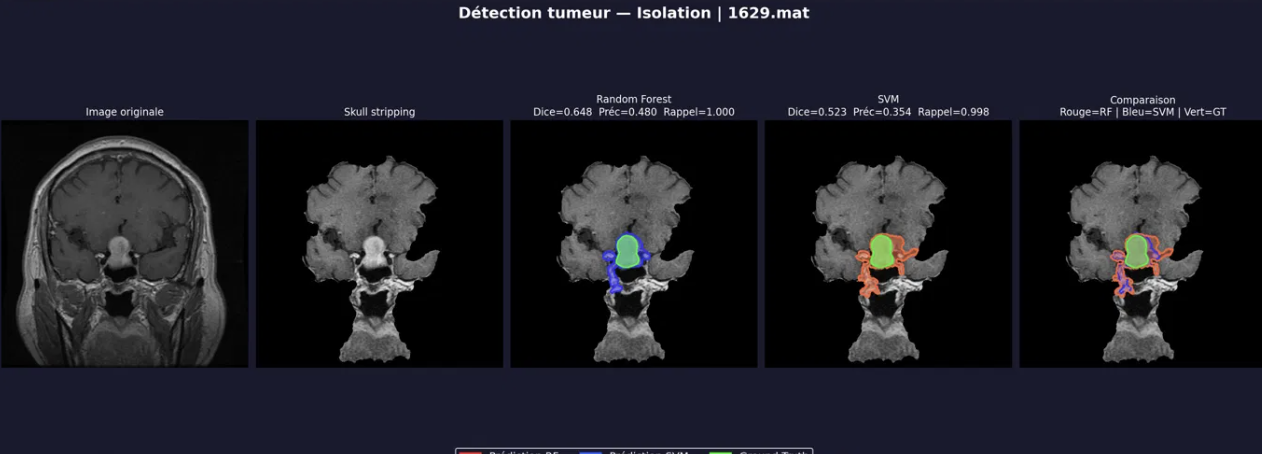
#> input picture script/1629.png, 1262 x 454 px; its folder holds only this picture in this run
$ python -i Segmentation_282.py   (imports and definitions only)
#> lines starting #> are read from the running program, lines starting #| are printed output that depends on the picture; after the words box and inside, x2 and y2 are one past the last pixel; in counts of white or black regions, pixels touching at a corner belong together
"""
Script de skull stripping pour coupes CORONALES FRONTALES.
Méthode : Active Contour / Snake (vu en cours TNI ESEO).

Stratégie :
  1. Otsu + érosion → masque tête pour localiser le cerveau
  2. Initialisation ellipse dans la moitié SUPÉRIEURE de la tête
     → le snake ne peut pas descendre sur le visage
  3. Snake converge vers les bords du crâne
  4. Remplissage du contour final → masque cerveau plein
"""

import h5py
import numpy as np
import os
import matplotlib.pyplot as plt
from scipy.ndimage import binary_fill_holes, gaussian_filter
from skimage.segmentation import active_contour
from skimage.filters import threshold_otsu, gaussian
from skimage.morphology import closing, opening, disk, erosion
from skimage.measure import label, regionprops
from skimage.draw import polygon

# ─── PARAMÈTRES ──────────────────────────────────────────────────────────────
DOSSIER_BASE = "/Users/loeuljeanpierre/Library/Mobile Documents/com~apple~CloudDocs/Documents/2-ESEO/2-2eAnnee/8-TNI/5-Projet/Dataset/1512427/brainTumorDataPublic_1-766"
# brainTumorDataPublic_767-1532
# brainTumorDataPublic_1-766
FICHIERS_TEST = [
    "282.mat",
]

# 1475

SIGMA = 5


# ─── UTILITAIRES ─────────────────────────────────────────────────────────────

def normaliser(img):
    return (img - img.min()) / (img.max() - img.min() + 1e-8)


def _masque_tete(img_lisse):
    thresh  = threshold_otsu(img_lisse)
    binaire = img_lisse > thresh * 0.5
    binaire = closing(binaire, disk(8))
    binaire = binary_fill_holes(binaire)
    etiq    = label(binaire)
    props   = regionprops(etiq)
    if not props:
        return binaire
    masque = etiq == max(props, key=lambda p: p.area).label
    return binary_fill_holes(masque)


def contour_vers_masque(snake, H, W):
    """Convertit le contour snake (N×2) en masque binaire rempli."""
    rr, cc  = polygon(snake[:, 0], snake[:, 1], shape=(H, W))
    masque  = np.zeros((H, W), dtype=bool)
    masque[rr, cc] = True
    return binary_fill_holes(masque)


# ─── SKULL STRIPPING CORONALE — SNAKE ────────────────────────────────────────

def skull_strip_coronale(img_n, sigma=SIGMA):
    """
    Skull stripping coupe coronale par Active Contour (Snake).

    Initialisation : ellipse dans la moitié supérieure de la tête
    → le contour actif converge vers le crâne osseux
    → ne descend pas sur le visage/cou car initialisé trop haut

    Paramètres Snake (selon cours TNI) :
    - alpha : élasticité (force interne) — maintient le contour lisse
    - beta  : rigidité (force interne)  — évite les oscillations
    - gamma : vitesse de convergence
    """
    H, W = img_n.shape

    # 1. Lissage pour réduire le bruit avant le snake
    img_lisse = gaussian_filter(img_n, sigma=sigma)

    # 2. Masque tête entière → boîte englobante du cerveau
    masque_tete  = _masque_tete(img_lisse)
    prop         = max(regionprops(label(masque_tete)), key=lambda p: p.area)
    min_row, min_col, max_row, max_col = prop.bbox
    hauteur_tete = max_row - min_row
    largeur_tete = max_col - min_col
    cx_tete      = (min_col + max_col) / 2

    # 3. Centre de l'ellipse = dans la moitié supérieure de la tête
    #    Assez bas pour couvrir tout le cerveau incluant les lobes temporaux
    cy_ellipse = min_row + hauteur_tete * 0.42
    cx_ellipse = cx_tete

    # Demi-axes : couvre ~85% de la largeur et ~65% de la hauteur cérébrale
    a_axe = largeur_tete * 0.42   # demi-axe horizontal — plus large
    b_axe = hauteur_tete * 0.38   # demi-axe vertical — plus grand pour couvrir les lobes

    # 4. Initialisation du contour en ellipse (400 points comme dans le cours)
    t            = np.linspace(0, 2 * np.pi, 400)
    ellipse_init = np.array([
        cy_ellipse + b_axe * np.sin(t),   # coordonnées lignes (y)
        cx_ellipse + a_axe * np.cos(t)    # coordonnées colonnes (x)
    ]).T

    # 5. Lissage de l'image pour le snake (améliore les gradients)
    img_snake = gaussian(img_n, sigma=2.0)

    # 6. Active Contour (Snake) — paramètres du cours TNI
    # np.errstate supprime les warnings numériques connus de skimage/active_contour
    import warnings
    with np.errstate(divide='ignore', over='ignore', invalid='ignore'),          warnings.catch_warnings():
        warnings.simplefilter("ignore", RuntimeWarning)
        snake = active_contour(
            img_snake,
            ellipse_init,
            alpha=0.05,      # élasticité : faible → suit les bords irréguliers
            beta=10.0,       # rigidité : élevée → contour lisse
            gamma=0.001,     # vitesse de convergence
            max_num_iter=500,
            convergence=0.001
        )

    # 7. Convertir le contour en masque binaire rempli
    masque_snake = contour_vers_masque(snake, H, W)

    # 8. Intersection avec le masque tête (sécurité : évite de déborder)
    masque_cerveau = masque_snake & masque_tete

    # 9. ✨ Retirer l'os cortical brillant (blanc sur les bords)
    #    L'os a une intensité > p88 de la tête → on l'exclut du masque
    p88 = np.percentile(img_n[masque_tete], 96)
    masque_cerveau = masque_cerveau & (img_n < p88)

    # 10. Érosion légère → retire la fine couche de crâne résiduelle
    rayon = max(3, int(min(hauteur_tete, largeur_tete) * 0.03))
    masque_cerveau = erosion(masque_cerveau, disk(rayon))

    # 11. Garder uniquement le plus grand composant = cerveau
    etiq  = label(masque_cerveau)
    props = regionprops(etiq)
    if props:
        masque_cerveau = binary_fill_holes(
            etiq == max(props, key=lambda p: p.area).label)

    # 12. Remplissage complet → bloc plein homogène
    masque_cerveau = closing(masque_cerveau, disk(10))
    masque_cerveau = binary_fill_holes(masque_cerveau)
    masque_cerveau = opening(masque_cerveau, disk(2))

    return (img_n * masque_cerveau).astype(np.float32), masque_cerveau, ellipse_init, snake


# ─── CHARGEMENT + TRAITEMENT ─────────────────────────────────────────────────

donnees = []
# [27 lines not run here, left out]


# ─── AFFICHAGE ───────────────────────────────────────────────────────────────

# [41 lines left out: function afficher, not called in this run]


# [2 lines not run here, left out]

>>> import cv2
>>> picture = cv2.imread('../1629.png', cv2.IMREAD_GRAYSCALE)
>>> result = skull_strip_coronale(picture)
#> in skull_strip_coronale, `img_lisse = gaussian_filter(img_n, sigma=sigma)`:
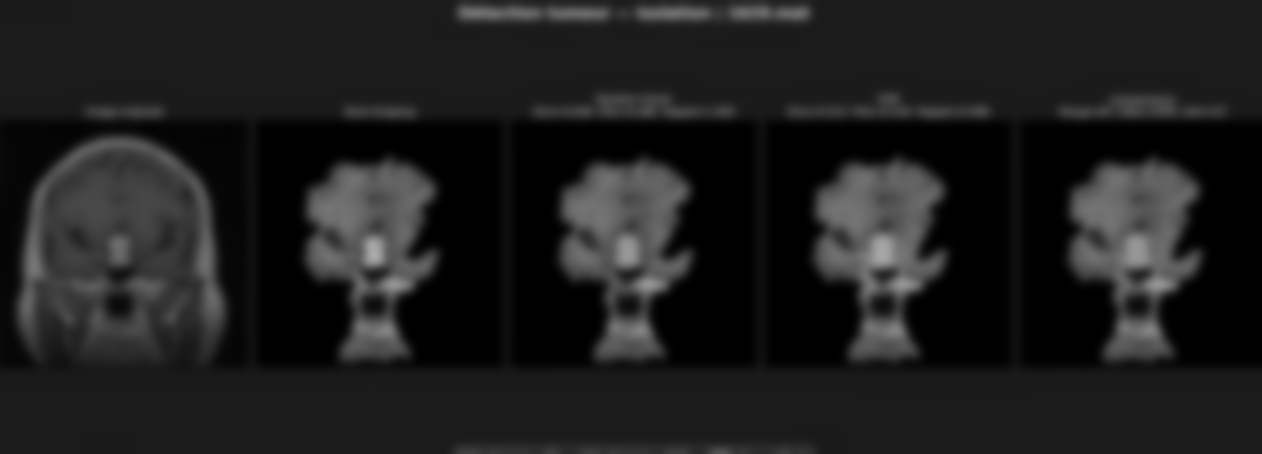
#> img_lisse: shape (454, 1262); min 0, max 170, mean 29.8
#> in _masque_tete, `thresh  = threshold_otsu(img_lisse)`: thresh = 49
#> in _masque_tete, `binaire = img_lisse > thresh * 0.5`:
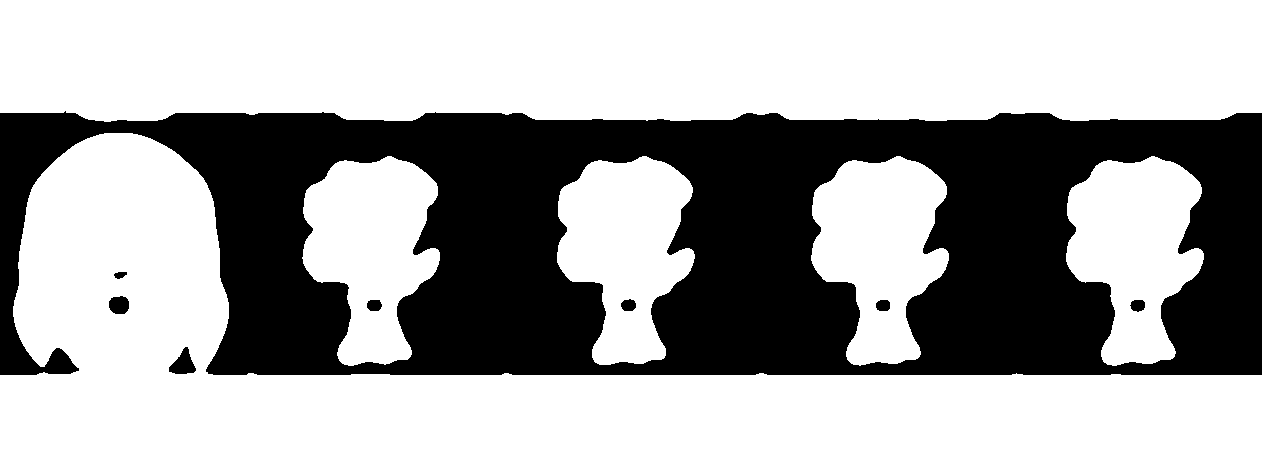
#> binaire: shape (454, 1262) bool; 64% white; 8 black regions, largest, box (x1, y1, x2, y2) and area: (0, 111, 1262, 375) 205072, (169, 347, 196, 374) 419, (109, 296, 129, 314) 299
#> in _masque_tete, `binaire = binary_fill_holes(binaire)`:
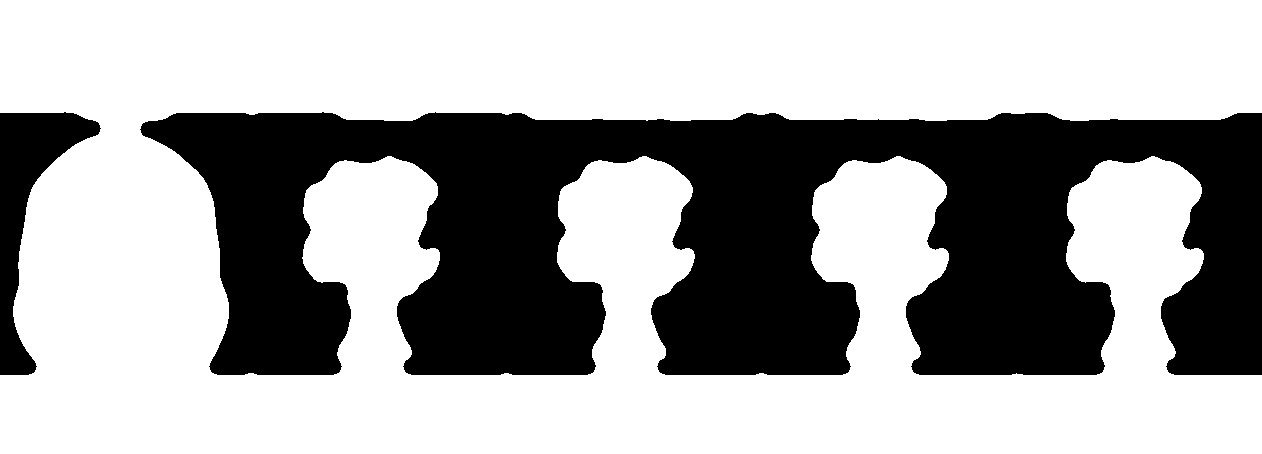
#> binaire: shape (454, 1262) bool; 65% white; 2 black regions, box (x1, y1, x2, y2) and area: (140, 112, 1262, 375) 191141, (0, 112, 101, 375) 9171
#> in _masque_tete, `props   = regionprops(etiq)`: props = 1 regions; box (x1, y1, x2, y2) and area: (0, 0, 1262, 454) 372636
#> in skull_strip_coronale, `min_row, min_col, max_row, max_col = prop.bbox`: min_row = 0; max_row = 454; max_col = 1262
#> in skull_strip_coronale, `hauteur_tete = max_row - min_row`: hauteur_tete = 454
#> in skull_strip_coronale, `largeur_tete = max_col - min_col`: largeur_tete = 1262
#> in skull_strip_coronale, `cx_tete      = (min_col + max_col) / 2`: cx_tete = 631
#> in skull_strip_coronale, `cy_ellipse = min_row + hauteur_tete * 0.42`: cy_ellipse = 190.7
#> in skull_strip_coronale, `cx_ellipse = cx_tete`: cx_ellipse = 631
#> in skull_strip_coronale, `a_axe = largeur_tete * 0.42`: a_axe = 530
#> in skull_strip_coronale, `b_axe = hauteur_tete * 0.38`: b_axe = 172.5
#> in skull_strip_coronale, `ellipse_init = np.array([ cy_ellipse + b_axe * np.sin(t),`: ellipse_init = 400 pairs, first value 18.16 to 363.2, second value 101 to 1161
#> in skull_strip_coronale, `img_snake = gaussian(img_n, sigma=2.0)`:
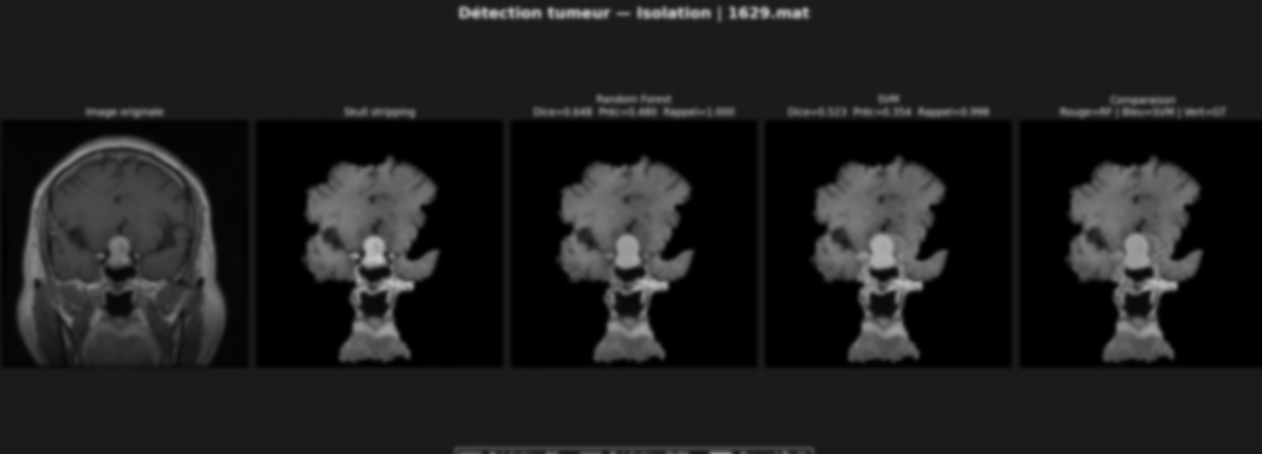
#> img_snake: shape (454, 1262) float64; min 0, max 0.778, mean 0.119
#> in skull_strip_coronale, `snake = active_contour( img_snake, ellipse_init, alpha=0.05,`: snake = 400 pairs, first value 15.01 to 290.6, second value 538.3 to 815.6
#> in skull_strip_coronale, `p88 = np.percentile(img_n[masque_tete], 96)`: p88 = 124
#> in skull_strip_coronale, `masque_cerveau = masque_cerveau & (img_n < p88)`:
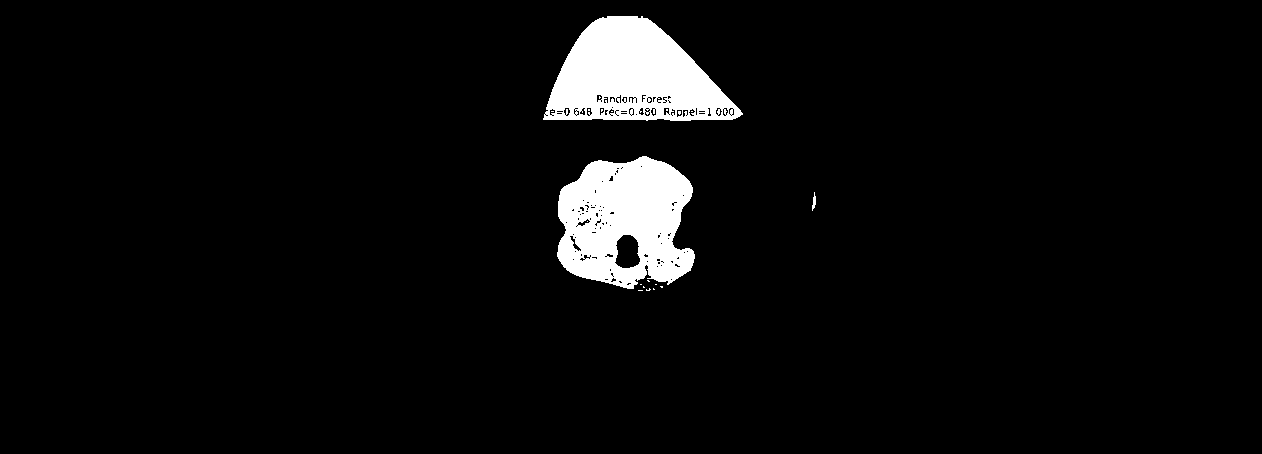
#> masque_cerveau: shape (454, 1262) bool; 4.7% white; 20 white regions (17 under 20 px), largest, box (x1, y1, x2, y2) and area: (543, 16, 743, 121) 13334, (557, 156, 695, 289) 13256, (812, 192, 816, 211) 43
#> in skull_strip_coronale, `rayon = max(3, int(min(hauteur_tete, largeur_tete) * 0.03))`: rayon = 13
#> in skull_strip_coronale, `masque_cerveau = erosion(masque_cerveau, disk(rayon))`:
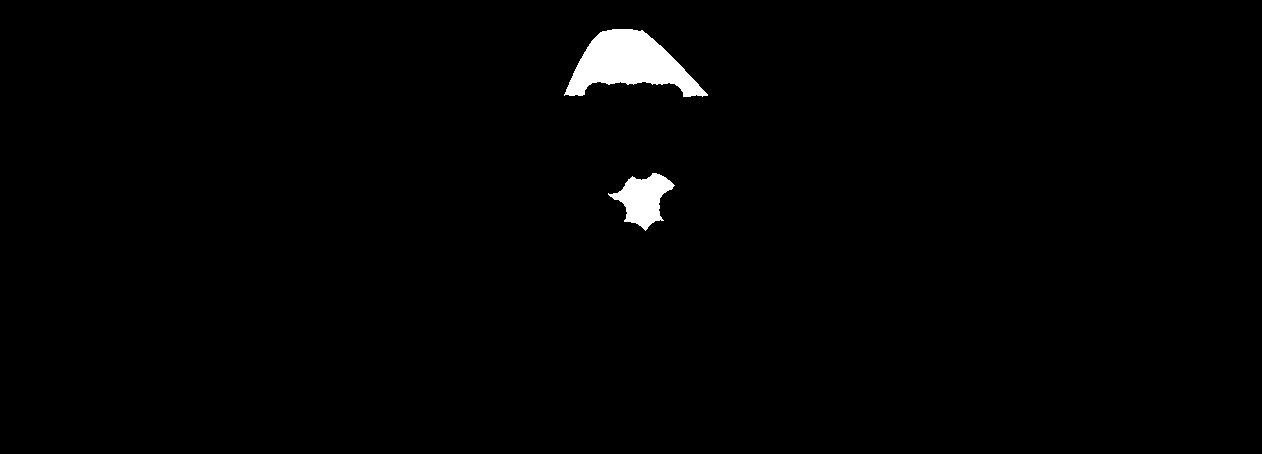
#> masque_cerveau: shape (454, 1262) bool; 1.3% white; 2 white regions
#> in skull_strip_coronale, `props = regionprops(etiq)`: props = 2 regions; box (x1, y1, x2, y2) and area: (564, 29, 708, 97) 5291, (608, 173, 675, 231) 1967
#> in skull_strip_coronale, `masque_cerveau = binary_fill_holes( etiq == max(props, key=lambda p: p..`:
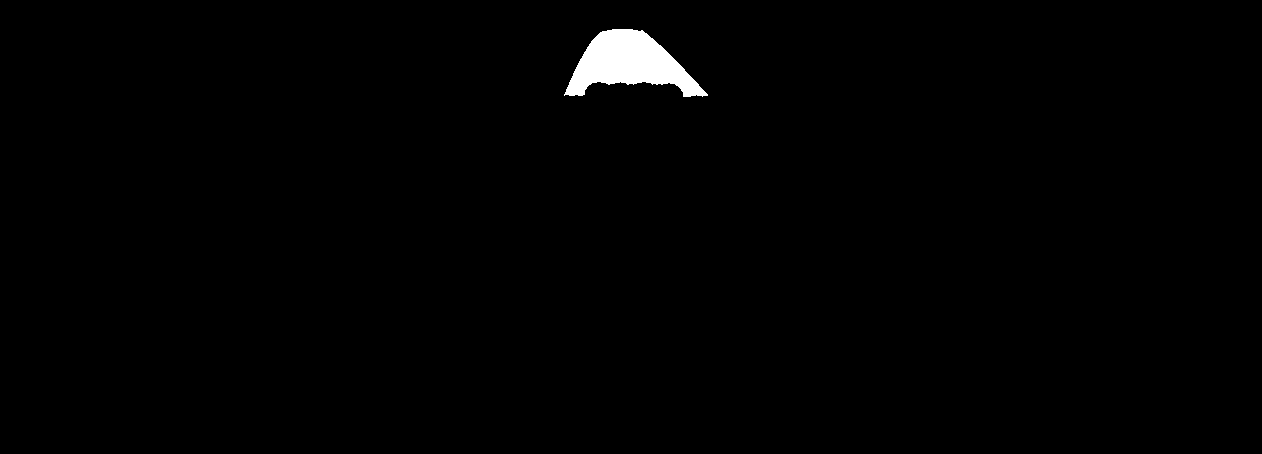
#> masque_cerveau: shape (454, 1262) bool; 0.92% white; 1 white region, box (x1, y1, x2, y2) and area: (564, 29, 708, 97) 5291
